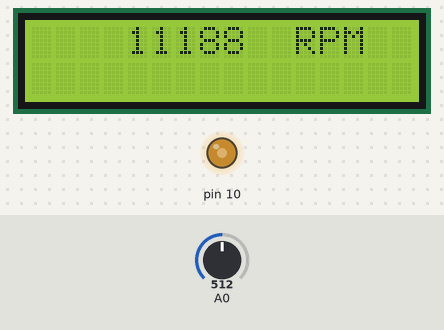
Simulated run of this sketch. Board: Arduino Uno, built with avr-gcc and run on an emulated ATmega328P. Shown: 16×2 character LCD, output pins drawn as LEDs (lit = HIGH). Inputs (shaded band) come from the test bench; at power-on: A0 = 512.

Above: at 4.8 s.
4.9 s: A0 set to 716
At 5.6 s:
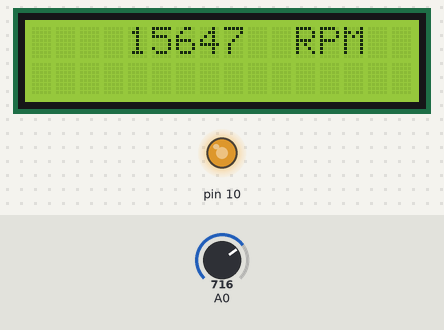
6.5 s: A0 set to 900
At 7.0 s:
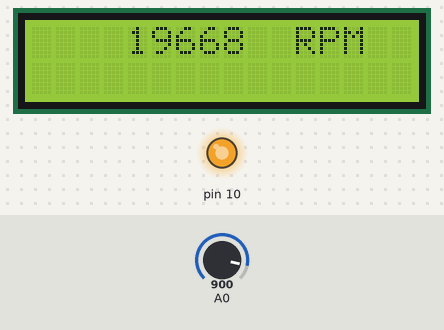
8.0 s: A0 set to 122
At 9.3 s:
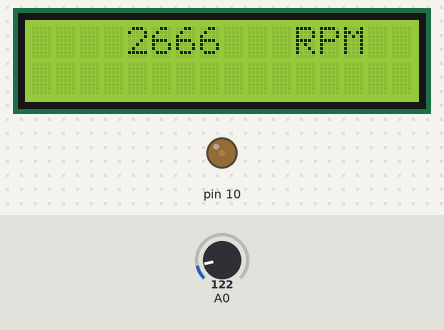
9.6 s: A0 set to 0
At 10.9 s:
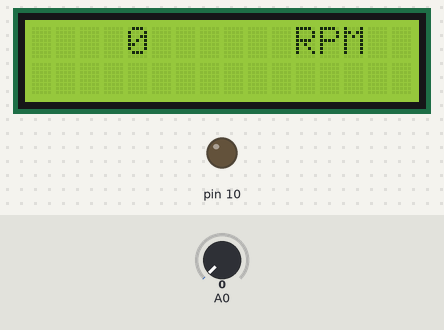
Timing chart, 0 to 12.1 s (numbered marks = the images above; inputs shaded):
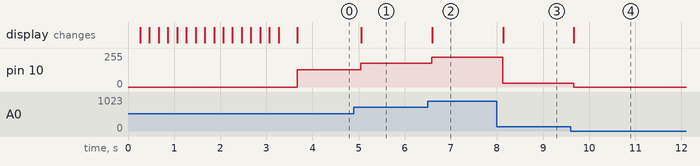

The sketch:

aula_0101.ino
```cpp
//Aluno - João Pedro Rosa Cezarino
//R.A - 22.120.021-5
//Link do projeto:https://www.tinkercad.com/things/h0pR5FW1uIy

#include <LiquidCrystal.h>

LiquidCrystal lcd(12, 11, 5, 4, 3, 2);

int pot = 0;

void setup() {
  pinMode(10, OUTPUT);
  pinMode(A0, INPUT);
  lcd.begin(16, 2);
  lcd.print("Contador de RPM");
  for(int i = 0; i < 16; i++){
    delay(200);
    lcd.scrollDisplayRight();
  }
  delay(400);
}

void loop() {
  pot = analogRead(A0);
  analogWrite(10, pot/4);
  int rpm = map(pot, 0, 1023, 0, 22356);
  // 22356 é o maior valor de RPM do Motor

  lcd.clear();
  lcd.setCursor(4, 0);
  lcd.print(rpm);
  lcd.setCursor(11, 0);
  lcd.print("RPM");
  delay(150);
}
```

Measured:
- after the input at 4.9 s, pin 10: 128/255 → 179/255 after 0.15 s; the display: changes after 0.16 s (image 1)
- after the input at 6.5 s, pin 10: 179/255 → 225/255 after 0.09 s; the display: changes after 0.10 s (image 2)
- after the input at 8.0 s, pin 10: 225/255 → 30/255 after 0.13 s; the display: changes after 0.13 s (image 3)
- after the input at 9.6 s, pin 10: 30/255 → 0/255 after 0.07 s; the display: changes after 0.07 s (image 4)
